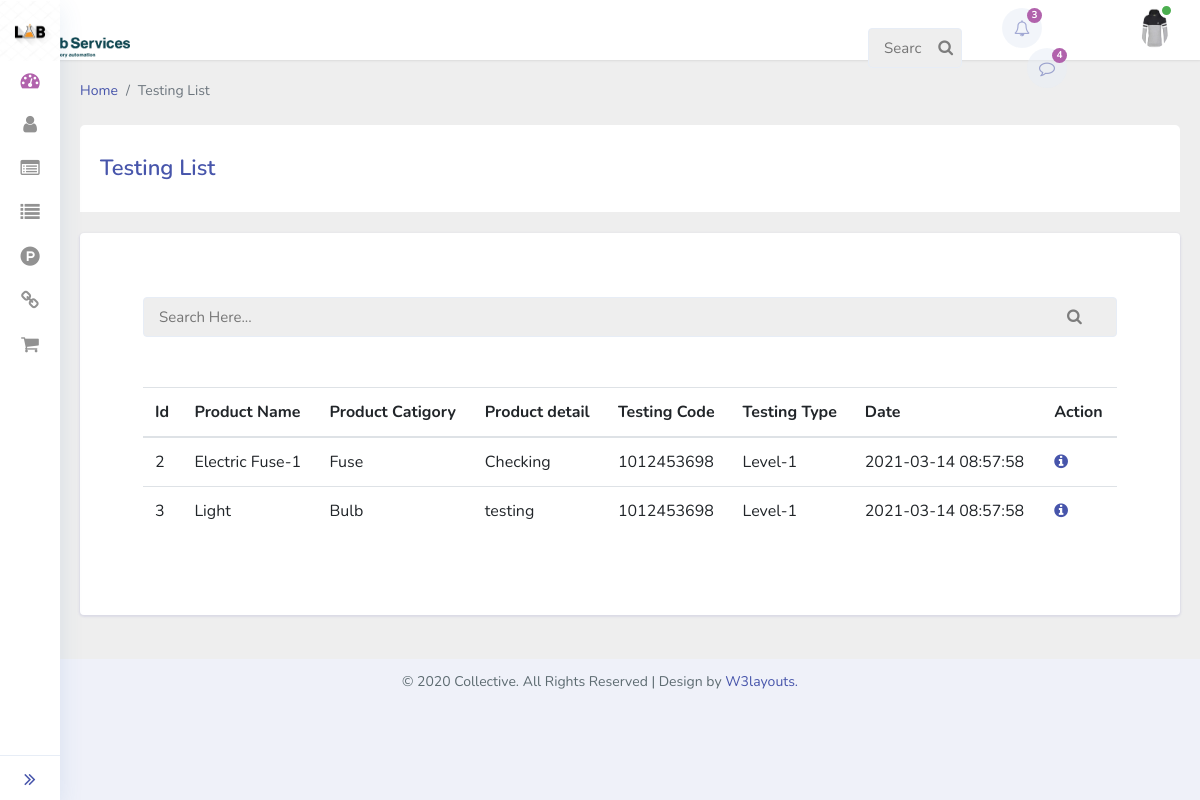
/lab-automation/testing-list.php (signed in), run on the app's committed database.
### tables this page shows
CREATE TABLE `user_register` (
  `u_id` int(11) NOT NULL,
  `u_fullname` varchar(50) NOT NULL,
  `u_email` varchar(50) NOT NULL,
  `u_psw` varchar(50) NOT NULL,
  `u_role` varchar(10) NOT NULL,
  `u_status` varchar(12) NOT NULL DEFAULT 'Allow',
  `u_img` varchar(1000) NOT NULL,
  `u_datetime` timestamp NOT NULL DEFAULT current_timestamp()
);

CREATE TABLE `products` (
  `p_id` int(11) NOT NULL,
  `p_name` varchar(100) NOT NULL,
  `p_img` varchar(1000) NOT NULL,
  `p_code` varchar(10) NOT NULL,
  `p_cid` int(11) NOT NULL,
  `p_status` varchar(15) NOT NULL DEFAULT 'Ready',
  `p_des` varchar(50) NOT NULL,
  `p_datetime` timestamp NOT NULL DEFAULT current_timestamp()
);

CREATE TABLE `product_category` (
  `c_id` int(11) NOT NULL,
  `c_name` varchar(50) NOT NULL,
  `c_des` varchar(100) NOT NULL,
  `c_datetime` timestamp NOT NULL DEFAULT current_timestamp()
);

CREATE TABLE `test_product` (
  `t_id` int(11) NOT NULL,
  `t_code` varchar(10) NOT NULL,
  `t_type` varchar(50) NOT NULL,
  `t_datetime` timestamp NOT NULL DEFAULT current_timestamp()
);

### lab-automation/main.php (called while the page is built, shortened)
<?php session_start();
class over_store{
	function con(){
		$con = mysqli_connect('localhost','root','','lab_automation');
		return $con;
	}
	function user_data(){
		$qu = mysqli_query($this->con(),"SELECT  * FROM user_register WHERE u_email = '".$_SESSION['register']."' ");
		return $qu;
	}
	function view_pro(){
		$qu = mysqli_query($this->con(),"SELECT p.p_id,p.p_name,p.p_img,p.p_code,c.c_id,c.c_name,c.c_des,p.p_des,p.p_status,p.p_datetime FROM
		 `products` AS p LEFT JOIN product_category AS c ON p.p_cid=c.c_id where p.p_status='Ready'");
		return $qu;
	}
function sel_testing(){
	$query = mysqli_query($this->con(),"SELECT * FROM `test_product`");
	return $query;
}
}
$ob = new over_store;
?>

### lab-automation/testing-list.php (the view)
<?php include('header.php'); ?>
<div class="main-content">
  <div class="container-fluid content-top-gap">
    <nav aria-label="breadcrumb" class="mb-4">
      <ol class="breadcrumb my-breadcrumb">
        <li class="breadcrumb-item"><a href="index.php">Home</a></li>
        <li class="breadcrumb-item active" aria-current="page">Testing List</li>
      </ol>
    </nav>
    <div class="cards__heading">
      <h3>Testing List</h3>
    </div>
    <div class="card card_border p-lg-5 p-3 mb-4">
      <div class="card-body py-3 p-0">
     <section class="container-fluid">
     <div class="search-box">
          <form>
            <input  class="light-table-filter" data-table="order-table" placeholder="Search Here..." type="search" id="search">
            <button class="search-submit" value=""><span class="fa fa-search"></span></button>
          </form>
        </div>
    	<table class="order-table table">
		<thead>
			<tr>
				<th>Id</th>
				<th>Product Name</th>
                <th>Product Catigory</th>
                <th>Product detail</th>
                <th>Testing Code</th>
                <th>Testing Type</th>
                <th>Date</th>
                <th>Action</th>
			</tr>
		</thead>
		<tbody>
            <?php
            foreach($ob->view_pro() as $view){
                echo('
                <tr>
                    <td>'.$view['p_id'].'</td>
                    <td>'.$view['p_name'].'</td>
                    <td>'.$view['c_name'].'</td>
                    <td>'.$view['p_des'].'</td>
                    ');
                    foreach($ob->sel_testing() as $user){
                      echo('<td>'.$user['t_code'].'</td>
                      <td>'.$user['t_type'].'</td>
                      <td>'.$user['t_datetime'].'</td>
                      <td>
                    <a href="pro-detail.php?pid='.$view['p_id'].'"><i class="fa fa-info-circle" aria-hidden="true"></i></a>
                    </td>
                    </tr>
                ');
            }
          }
            ?>
		</tbody>
	</table>
  </section>
  </div>
  </div>
</div>
</div>
<?php include('footer.php'); ?>

### lab-automation/header.php (shortened to what this page needs)
<?php include('main.php');
foreach($ob->user_data() as $user){
  $name = $user['u_fullname'];
}
?>
<!doctype html>
<html lang="en">
<head>
  <link rel="stylesheet" href="assets/css/style-starter.css">
</head>
<body class="sidebar-menu-collapsed">
<section>
  <div class="sidebar-menu sticky-sidebar-menu">
    <div class="logo-icon text-center">
      <a href="index.php" title="logo">
      <img src="assets/images/log.jpg" >
       </a>
    </div>
    <div class="sidebar-menu-inner">
      <ul class="nav nav-pills nav-stacked custom-nav">
        <li class="active"><a href="index.php"><i class="fa fa-tachometer"></i><span> Dashboard</span></a>
        </li>
        <li class="menu-list">
          <a href="#"><i class="fa fa-user" aria-hidden="true"></i>
            <span>users <i class="lnr lnr-chevron-right"></i></span></a>
        </li>
        <li><a href="pro-list.php"><i class="fa fa-list-alt" aria-hidden="true"></i>
 <span>Product List</span></a></li>
        <li class="menu-list">
          <a href="#"><i class="fa fa-list" aria-hidden="true"></i>
            <span>Product Catigory<i class="lnr lnr-chevron-right"></i></span></a>
        <li class="menu-list">
          <a href="#"><i class="fa fa-product-hunt" aria-hidden="true"></i>
            <span>Products<i class="lnr lnr-chevron-right"></i></span></a>
          <li class="menu-list">
          <a href="#"><i class="fa fa-link" aria-hidden="true"></i>
            <span>Testing<i class="lnr lnr-chevron-right"></i></span></a>
          <li><a href="market-pro.php"><i class="fa fa-shopping-cart" aria-hidden="true"></i>
 <span>Market Product</span></a></li>
      <br>
      <a class="toggle-btn">
        <i class="fa fa-angle-double-right menu-collapsed__right"></i>
      </a>
    </div>
  </div>
  <div class="header sticky-header">
    <div class="menu-right">
      <div class="navbar user-panel-top">
        <img style="height: 60px;     margin-right: 800px;" src="assets/images/logo 1.png" alt="">
        <div class="search-box">
          <form action="#search-results.html" method="get">
            <input class="search-input" placeholder="Search Here..." type="search" id="search">
            <button class="search-submit" value=""><span class="fa fa-search"></span></button>
          </form>
        </div>
        <div class="user-dropdown-details d-flex">
          <div class="profile_details_left">
            <ul class="nofitications-dropdown">
              <li class="dropdown">
                <a href="#" class="dropdown-toggle" data-toggle="dropdown" aria-expanded="false"><i
                    class="fa fa-bell-o"></i><span class="badge blue">3</span></a>
              </li>
              <li class="dropdown">
                <a href="#" class="dropdown-toggle" data-toggle="dropdown" aria-expanded="false"><i
                    class="fa fa-comment-o"></i><span class="badge blue">4</span></a>
              </li>
            </ul>
          </div>
          <div class="profile_details">
            <ul>
              <li class="dropdown profile_details_drop">
                <a href="#" class="dropdown-toggle" data-toggle="dropdown" id="dropdownMenu3" aria-haspopup="true"
                  aria-expanded="false">
                  <div class="profile_img">
<?php
                    foreach($ob->user_data() as $user){
                      echo('<img src="assets/images/user/'.$user['u_img'].'" class="rounded-circle" alt="" />');
                    }
                    ?>
                    <div class="user-active">
                      <span></span>
                    </div>
                  </div>
                </a>
              </li>
            </ul>
          </div>
        </div>
      </div>
    </div>
  </div>

### data on the page
user_register: u_img (picture)
products: p_id "2", p_name "Electric Fuse-1", product_category.c_name "Fuse", p_des "Checking"
test_product: t_code "1012453698", t_type "Level-1", t_datetime "2021-03-14 08:57:58"
products: p_id "3", p_name "Light", product_category.c_name "Bulb", p_des "testing"
